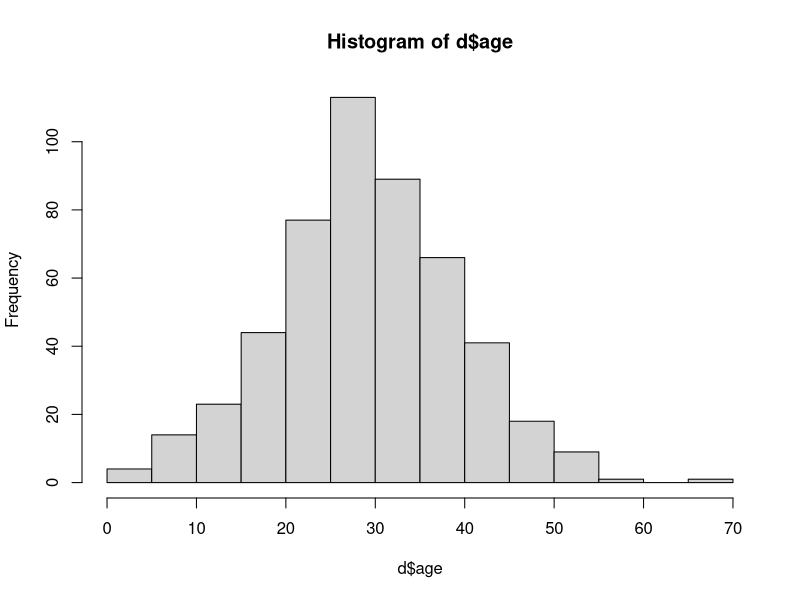

The R source for this figure:
d <- read.csv(file = "sales.csv", stringsAsFactors = F)
str(d)
View(d)
hist(d$age)
#change menu to factor 
d$menu.F <-factor(d$menu)
levels(d$menu.F)

x <- c(17, 14, 4, 5, 13, 12, 10) 
x[x > 10] <- 4 
x

a=replace(x,x>10,4)
a






name = c('Anastasia', 'Dima', 'Katherine', 'James', 'Emily', 'Michael', 'Matthew', 'Laura', 'Kevin', 'Jonas')
score = c(12.5, 9, 16.5, 12, 9, 20, 14.5, 13.5, 8, 19)
attempts = c(1, 3, 2, 3, 2, 3, 1, 1, 2, 1)
qualify = c('yes', 'no', 'yes', 'no', 'no', 'yes', 'yes', 'no', 'no', 'yes')
df = data.frame(name, score, attempts, qualify)  
df
df$country <- c("USA","USA","USA","USA","USA","USA","USA","USA","USA","USA")
df




